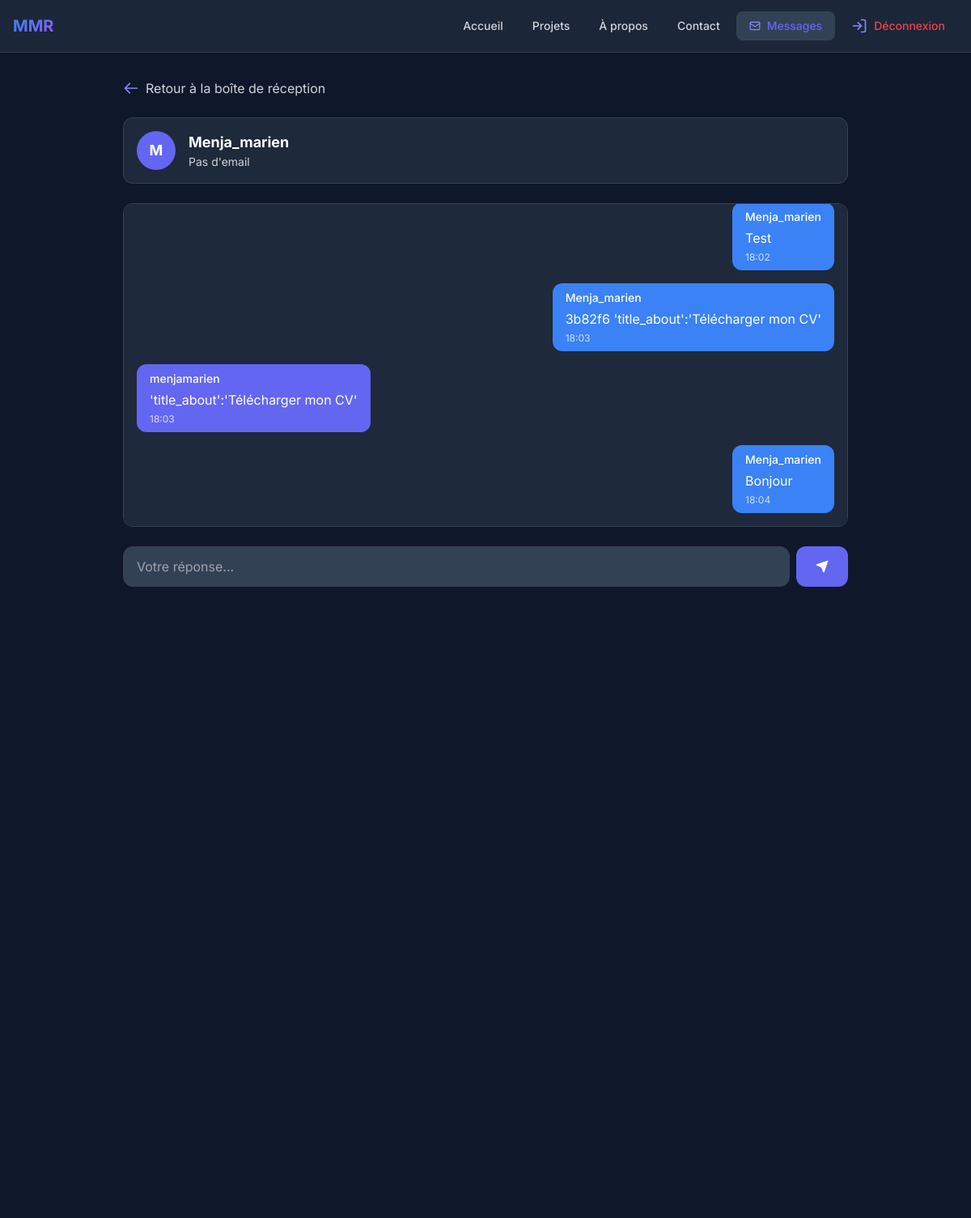
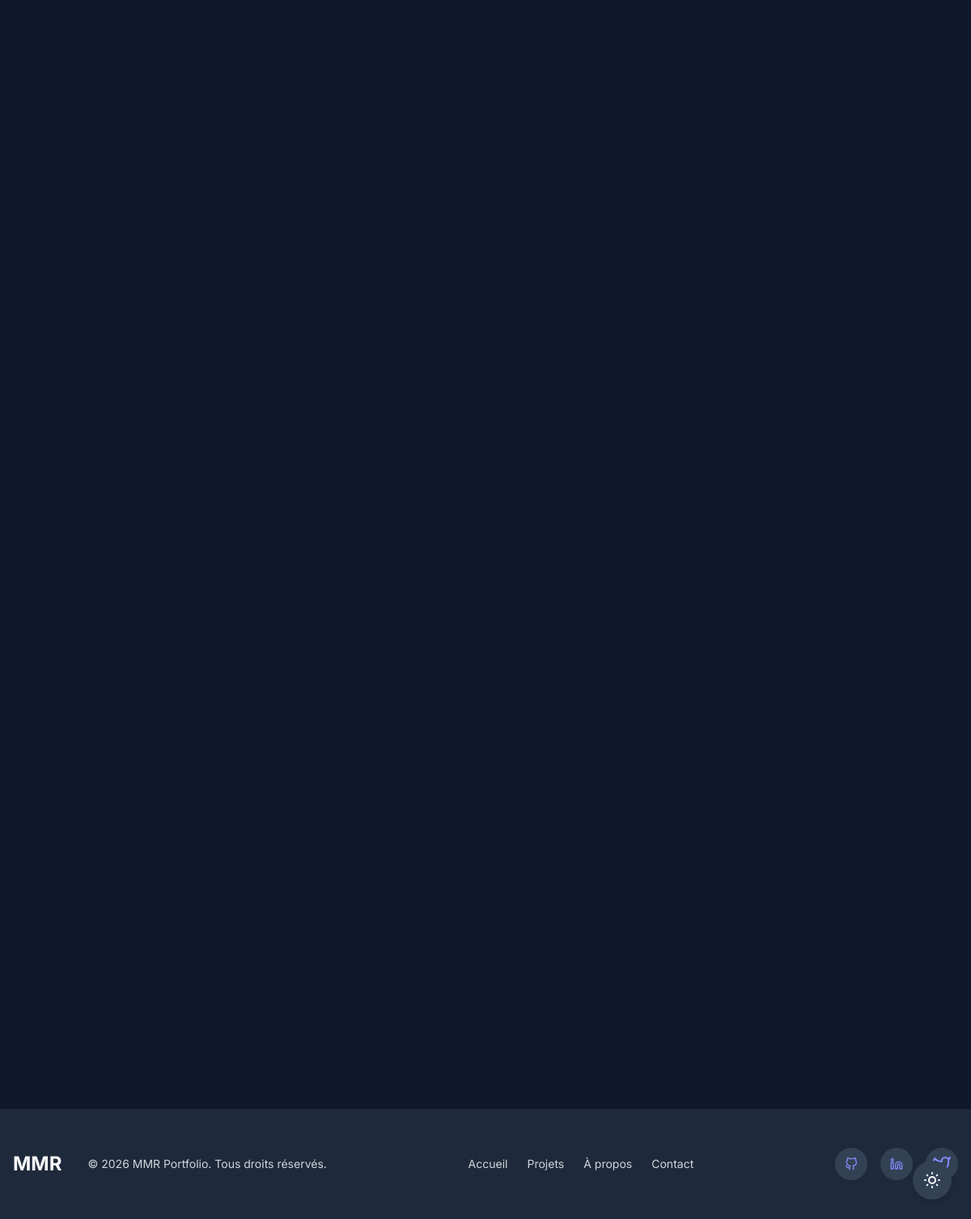
Page /chat/admin/conversation/2/ (signed in) on the committed database (2 pictures, top to bottom).
### apps/chat/models.py (models this page shows, shortened)
class Message(models.Model):
    conversation = models.ForeignKey(Conversation, on_delete=models.CASCADE, related_name='messages')
    sender = models.ForeignKey(User, on_delete=models.CASCADE)
    content = models.TextField()
    sent_at = models.DateTimeField(auto_now_add=True)
    is_read = models.BooleanField(default=False)
    class Meta:
        ordering = ['sent_at']
    @property
    def is_from_admin(self):
        return self.sender.is_staff or self.sender.is_superuser

### apps/chat/views.py (the view, shortened to what this page needs)
# urls.py: path('admin/conversation/<int:conversation_id>/', views.admin_conversation, name='admin_conversation'),
@user_passes_test(is_admin)
def admin_conversation(request, conversation_id):
    conversation = get_object_or_404(Conversation, id=conversation_id)
    Message.objects.filter(
        conversation=conversation,
        is_read=False,
        sender=conversation.user
    ).update(is_read=True)
    conversation.is_read_by_admin = True
    conversation.save()
    messages = conversation.messages.all()
    return render(request, 'chat/admin/conversation.html', {
        'conversation': conversation,
        'messages': messages,
        'user': conversation.user
    })

### apps/chat/views.py (called while the page is built)
def is_admin(user):
    return user.is_staff or user.is_superuser

### apps/chat/templates/chat/admin/conversation.html (shortened to what this page needs)
{% extends 'base.html' %}
{% load static %}
{% block content %}
<div class="container mx-auto px-4 py-8">
    <div class="max-w-4xl mx-auto">
        <div class="flex items-center justify-between mb-6">
            <a href="{% url 'chat:admin_inbox' %}" class="flex items-center gap-2 hover:opacity-80 transition-opacity" style="color: var(--text-secondary);">
                <svg class="w-5 h-5" fill="none" stroke="currentColor" viewBox="0 0 24 24">
                    <path stroke-linecap="round" stroke-linejoin="round" stroke-width="2" d="M10 19l-7-7m0 0l7-7m-7 7h18"></path>
                </svg>
                Retour à la boîte de réception
            </a>
        </div>
        <div class="p-4 rounded-xl mb-6" style="background-color: var(--bg-secondary); border: 1px solid var(--border-color);">
            <div class="flex items-center gap-4">
                <div class="w-12 h-12 rounded-full flex items-center justify-center" style="background-color: var(--accent-primary);">
                    <span class="text-white font-bold text-lg">{{ user.username|slice:":1"|upper }}</span>
                </div>
                <div>
                    <h2 class="font-bold text-lg" style="color: var(--text-primary);">{{ user.username }}</h2>
                    <p class="text-sm" style="color: var(--text-secondary);">
                        {% if user.email %}{{ user.email }}{% else %}Pas d'email{% endif %}
                    </p>
                </div>
            </div>
        </div>
        <div id="chat-log" class="space-y-4 mb-6 overflow-y-auto p-4 rounded-xl" style="background-color: var(--bg-secondary); border: 1px solid var(--border-color);">
            {% for message in messages %}
                {% include 'chat/partials/message.html' %}
            {% empty %}
                <p class="text-center" style="color: var(--text-secondary);">Pas encore de messages</p>
            {% endfor %}
        </div>
        <form id="chat-form" class="flex gap-2 flex-wrap" onsubmit="return false;">
            <input type="text"
                   id="message-input"
                   name="content"
                   placeholder="Votre réponse..."
                   class="flex-1 px-4 py-3 rounded-xl transition-all duration-300"
                   style="background-color: var(--bg-tertiary); border: 1px solid var(--border-color); color: var(--text-primary);"
                   autocomplete="off">
            <button type="submit"
                    id="send-button"
                    class="px-6 py-3 rounded-xl font-medium transition-all duration-300 hover:opacity-90"
                    style="background-color: var(--accent-primary); color: white;">
                    {% include 'components/icons/send.svg' %}
            </button>
        </form>
    </div>
</div>
{% endblock %}

### apps/chat/templates/chat/partials/message.html
<div class="flex {% if message.is_from_admin %}justify-start{% else %}justify-end{% endif %} mb-3">
    <div class="max-w-xs lg:max-w-md px-4 py-2 rounded-xl text-white" style="background-color: {% if message.is_from_admin %}#6366f1{% else %}#3b82f6{% endif %};">
        <p class="text-sm font-medium mb-1">{{ message.sender.username }}</p>
        <p>{{ message.content }}</p>
        <p class="text-xs opacity-75 mt-1">{{ message.sent_at|time:"H:i" }}</p>
    </div>
</div>

### static/css/style.css (style rules this page uses)
:root { --primary-color: #3498db; --primary-dark: #2980b9; --secondary-color: #2c3e50; --accent-color: #e74c3c; --background-color: #f8f9fa; --surface-color: #ffffff; --text-primary: #2c3e50; --text-secondary: #6c757d; --text-light: #95a5a6; --border-color: #e9ecef; --shadow-sm: 0 2px 4px rgba(0, 0, 0, 0.05); --shadow-md: 0 4px 8px rgba(0, 0, 0, 0.1); --shadow-lg: 0 8px 16px rgba(0, 0, 0, 0.15); --radius-sm: 4px; --radius-md: 8px; --radius-lg: 16px; --transition: all 0.3s ease; --font-family: 'Segoe UI', Tahoma, Geneva, Verdana, sans-serif; }
body { --bg-primary: #ffffff; --bg-secondary: #f9fafb; --bg-tertiary: #f3f4f6; --text-primary: #1a1a1a; --text-secondary: #4b5563; --text-muted: #6b7280; --border-color: #e5e7eb; --accent-color: #3b82f6; --accent-primary: #3b82f6; --accent-hover: #2563eb; background-color: var(--bg-primary); color: var(--text-primary); }
button[type="submit"], .btn-primary { background-color: var(--accent-color) !important; color: white !important; }
body.dark-mode svg:not(button svg):not(a[style*="background-color: var(--accent-color)"] svg):not([class*="bg-blue"] svg):not([class*="bg-indigo"] svg):not([class*="bg-purple"] svg):not([style*="--accent-color"] svg) { color: #818cf8; }
body.dark-mode { --bg-primary: #0f172a; --bg-secondary: #1e293b; --bg-tertiary: #334155; --text-primary: #f9fafb; --text-secondary: #d1d5db; --text-muted: #9ca3af; --border-color: #374151; --accent-color: #6366f1; --accent-primary: #6366f1; --accent-hover: #818cf8; background-color: var(--bg-primary); color: var(--text-primary); }
*, *::before, *::after { box-sizing: border-box; margin: 0; padding: 0; }
html { scroll-behavior: smooth; }
body { font-family: var(--font-family); background-color: var(--background-color); color: var(--text-primary); line-height: 1.6; min-height: 100vh; display: flex; flex-direction: column; }
a { color: var(--primary-color); text-decoration: none; transition: var(--transition); }
.container { width: 100%; max-width: 1200px; margin: 0 auto; padding: 0 20px; }
h1, h2, h3, h4, h5, h6 { color: var(--secondary-color); margin-bottom: 1rem; line-height: 1.3; }
h2 { font-size: 2rem; }
p { margin-bottom: 1rem; }
#chat-log { max-height: 400px; }

### templates/base.html (style rules this page uses)
body { font-family: 'Inter', sans-serif; }

### apps/chat/templates/chat/admin/conversation.html (style rules this page uses)
#chat-log { max-height: 400px; }

### rows in the picture
Message: sender.username "Menja_marien", content "Test", sent_at "18:02"
Message: sender.username "Menja_marien", content "3b82f6 'title_about':'Télécharger mon CV'", sent_at "18:03"
Message: sender.username "menjamarien", content "'title_about':'Télécharger mon CV'", sent_at "18:03"
Message: sender.username "Menja_marien", content "Bonjour", sent_at "18:04"

### other values in the picture
{{ user.username|slice:":1"|upper }} "M"
{{ user.username }} "Menja_marien"
